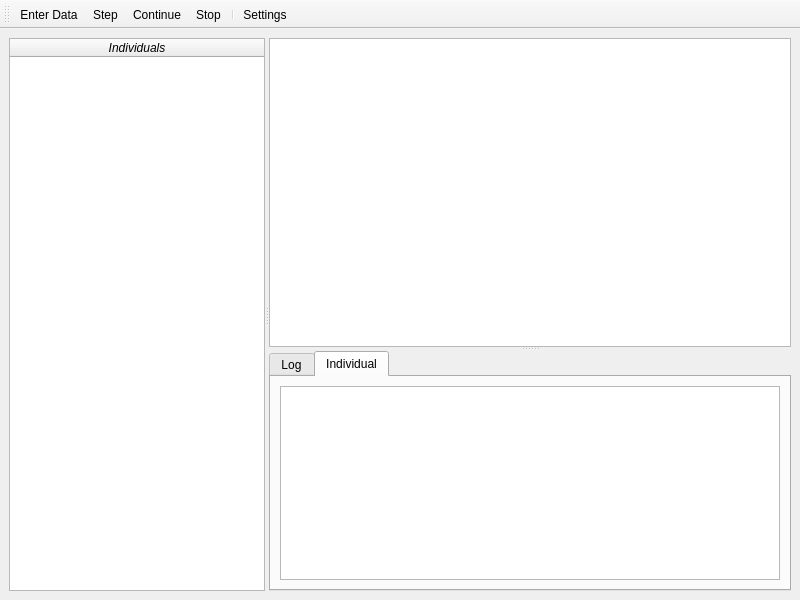
<?xml version="1.0" encoding="UTF-8"?>
<ui version="4.0">
 <class>MainWindow</class>
 <widget class="QMainWindow" name="MainWindow">
  <property name="geometry">
   <rect>
    <x>0</x>
    <y>0</y>
    <width>800</width>
    <height>600</height>
   </rect>
  </property>
  <property name="windowTitle">
   <string>Genetic Algo Visualizer</string>
  </property>
  <widget class="QWidget" name="centralwidget">
   <layout class="QGridLayout" name="gridLayout">
    <item row="0" column="0">
     <widget class="QSplitter" name="h_splitter">
      <property name="orientation">
       <enum>Qt::Horizontal</enum>
      </property>
      <widget class="QTableWidget" name="table_widget">
       <property name="editTriggers">
        <set>QAbstractItemView::NoEditTriggers</set>
       </property>
       <property name="showDropIndicator" stdset="0">
        <bool>false</bool>
       </property>
       <property name="selectionMode">
        <enum>QAbstractItemView::SingleSelection</enum>
       </property>
       <property name="verticalScrollMode">
        <enum>QAbstractItemView::ScrollPerItem</enum>
       </property>
       <attribute name="horizontalHeaderShowSortIndicator" stdset="0">
        <bool>false</bool>
       </attribute>
       <attribute name="horizontalHeaderStretchLastSection">
        <bool>true</bool>
       </attribute>
       <column>
        <property name="text">
         <string>Individuals</string>
        </property>
        <property name="font">
         <font>
          <italic>true</italic>
         </font>
        </property>
        <property name="textAlignment">
         <set>AlignCenter</set>
        </property>
       </column>
      </widget>
      <widget class="QSplitter" name="v_splitter">
       <property name="sizePolicy">
        <sizepolicy hsizetype="Preferred" vsizetype="Expanding">
         <horstretch>1</horstretch>
         <verstretch>0</verstretch>
        </sizepolicy>
       </property>
       <property name="orientation">
        <enum>Qt::Vertical</enum>
       </property>
       <widget class="QGraphicsView" name="graphics_view">
        <property name="sizePolicy">
         <sizepolicy hsizetype="Expanding" vsizetype="Expanding">
          <horstretch>0</horstretch>
          <verstretch>1</verstretch>
         </sizepolicy>
        </property>
       </widget>
       <widget class="QTabWidget" name="tab_widget">
        <property name="sizePolicy">
         <sizepolicy hsizetype="Expanding" vsizetype="Expanding">
          <horstretch>0</horstretch>
          <verstretch>0</verstretch>
         </sizepolicy>
        </property>
        <property name="currentIndex">
         <number>1</number>
        </property>
        <widget class="QWidget" name="tab_log">
         <attribute name="title">
          <string>Log</string>
         </attribute>
         <layout class="QGridLayout" name="gridLayout_3">
          <item row="0" column="0">
           <widget class="QPlainTextEdit" name="text_edit_log">
            <property name="readOnly">
             <bool>true</bool>
            </property>
           </widget>
          </item>
         </layout>
        </widget>
        <widget class="QWidget" name="tab_indiv">
         <attribute name="title">
          <string>Individual</string>
         </attribute>
         <layout class="QGridLayout" name="gridLayout_2">
          <item row="0" column="0">
           <widget class="QPlainTextEdit" name="text_edit_indiv">
            <property name="readOnly">
             <bool>true</bool>
            </property>
           </widget>
          </item>
         </layout>
        </widget>
       </widget>
      </widget>
     </widget>
    </item>
   </layout>
  </widget>
  <widget class="QToolBar" name="tool_bar">
   <property name="windowTitle">
    <string>Options</string>
   </property>
   <attribute name="toolBarArea">
    <enum>TopToolBarArea</enum>
   </attribute>
   <attribute name="toolBarBreak">
    <bool>false</bool>
   </attribute>
   <addaction name="action_enter_data"/>
   <addaction name="action_step"/>
   <addaction name="action_continue"/>
   <addaction name="action_stop"/>
   <addaction name="separator"/>
   <addaction name="action_settings"/>
  </widget>
  <action name="action_enter_data">
   <property name="text">
    <string>Enter Data</string>
   </property>
  </action>
  <action name="action_step">
   <property name="text">
    <string>Step</string>
   </property>
  </action>
  <action name="action_continue">
   <property name="text">
    <string>Continue</string>
   </property>
  </action>
  <action name="action_stop">
   <property name="text">
    <string>Stop</string>
   </property>
  </action>
  <action name="action_settings">
   <property name="text">
    <string>Settings</string>
   </property>
  </action>
 </widget>
 <resources/>
 <connections/>
</ui>
